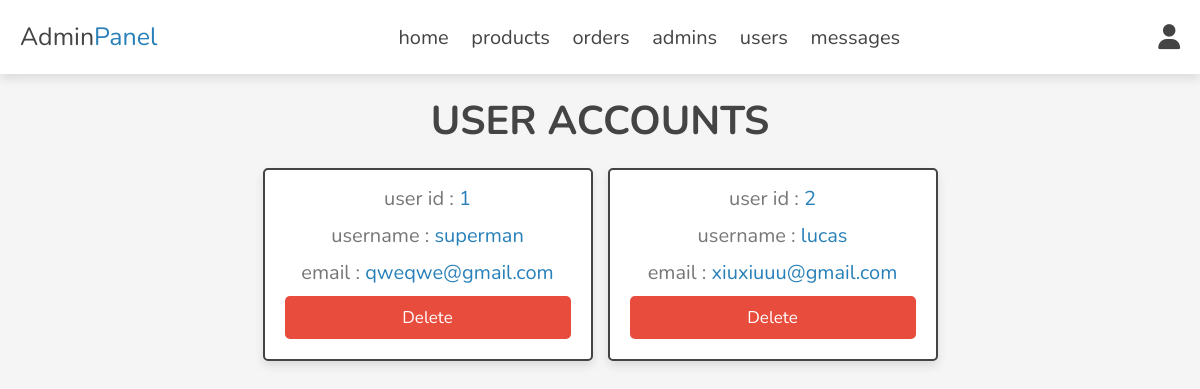
Page /admin/users_accounts.php (signed in) on the earlier database version.
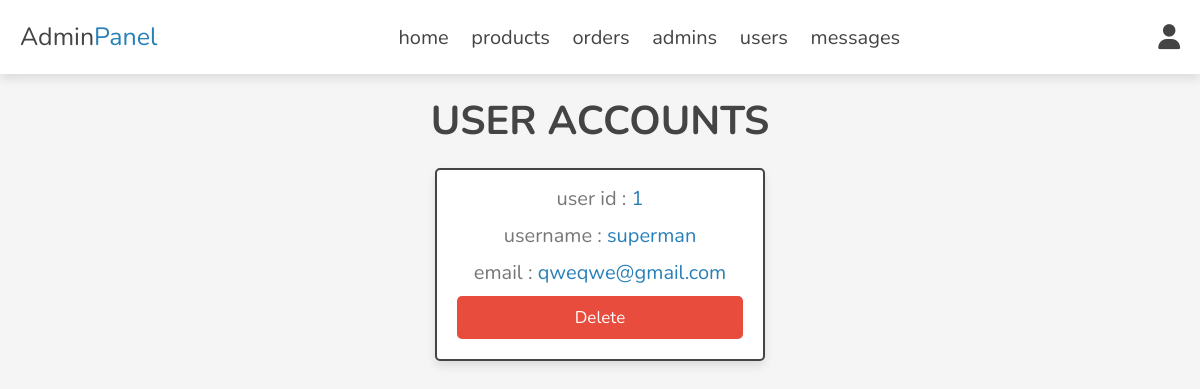
Same page on the later database version.
### tables this page shows
CREATE TABLE `users` (
  `id` int(100) NOT NULL,
  `name` varchar(20) NOT NULL,
  `email` varchar(50) NOT NULL,
  `password` varchar(50) NOT NULL,
  `phone` varchar(50) NOT NULL
);

### admin/users_accounts.php (the view, shortened to what this page needs)
<?php
include '../components/connect.php';
?>
<!DOCTYPE html>
<html lang="en">
<head>
   <link rel="stylesheet" href="https://cdnjs.cloudflare.com/ajax/libs/font-awesome/6.1.1/css/all.min.css">
   <link rel="stylesheet" href="../css/admin_style.css">
</head>
<body>
<?php include '../components/admin_header.php'; ?>
<section class="accounts">
   <h1 class="heading">user accounts</h1>
   <div class="box-container">
   <?php
      $select_accounts = $conn->prepare("SELECT * FROM `users`");
      $select_accounts->execute();
      if($select_accounts->rowCount() > 0){
         while($fetch_accounts = $select_accounts->fetch(PDO::FETCH_ASSOC)){
   ?>
   <div class="box">
      <p> user id : <span><?= $fetch_accounts['id']; ?></span> </p>
      <p> username : <span><?= $fetch_accounts['name']; ?></span> </p>
      <p> email : <span><?= $fetch_accounts['email']; ?></span> </p>
      <a href="users_accounts.php?delete=<?= $fetch_accounts['id']; ?>" onclick="return confirm('delete this account? the user related information will also be delete!')" class="delete-btn">delete</a>
   </div>
   <?php
         }
      }else{
         echo '<p class="empty">no accounts available!</p>';
      }
   ?>
   </div>
</section>
</body>
</html>

Differences in the rows shown:
removed users: id "2", name "lucas", email "xiuxiuuu@gmail.com"
